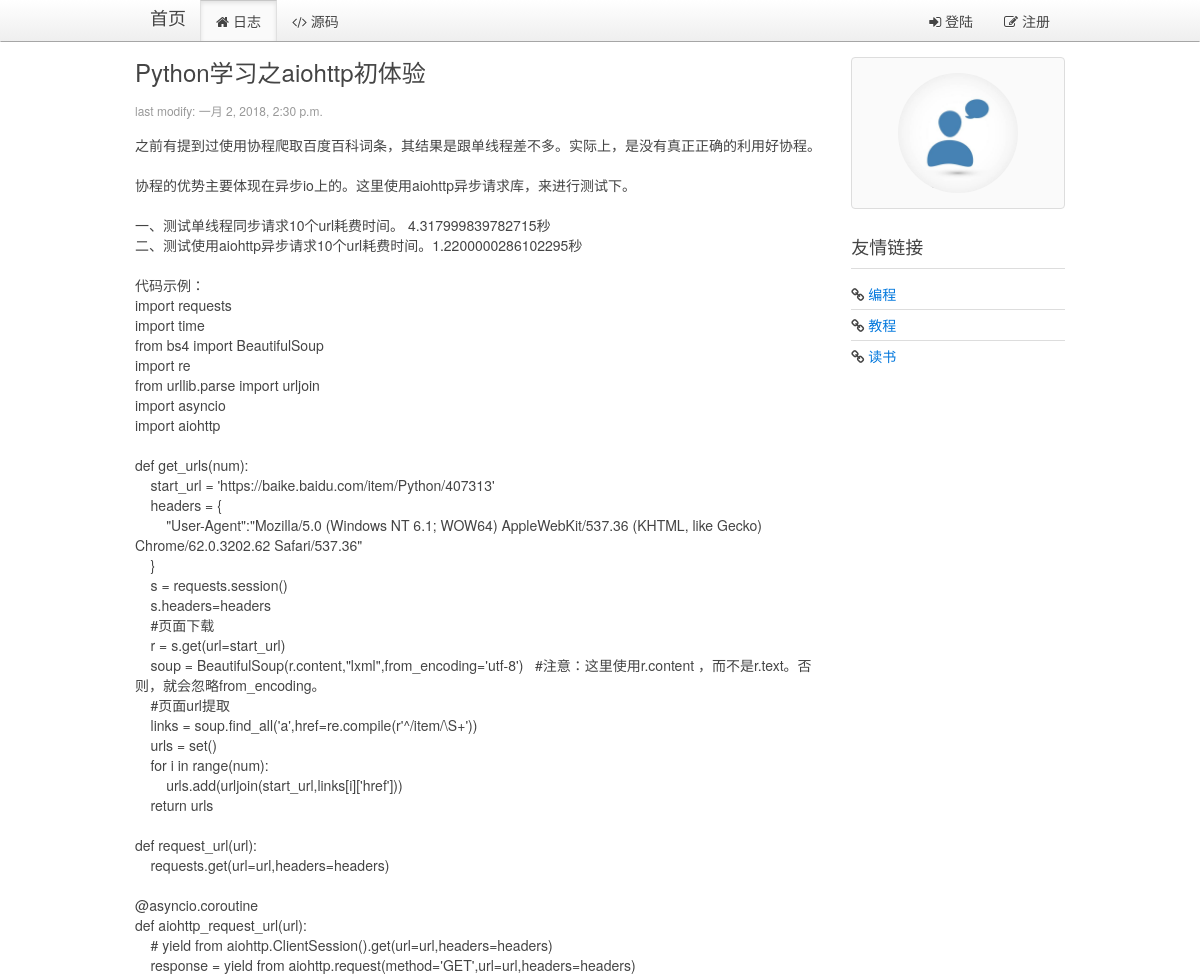
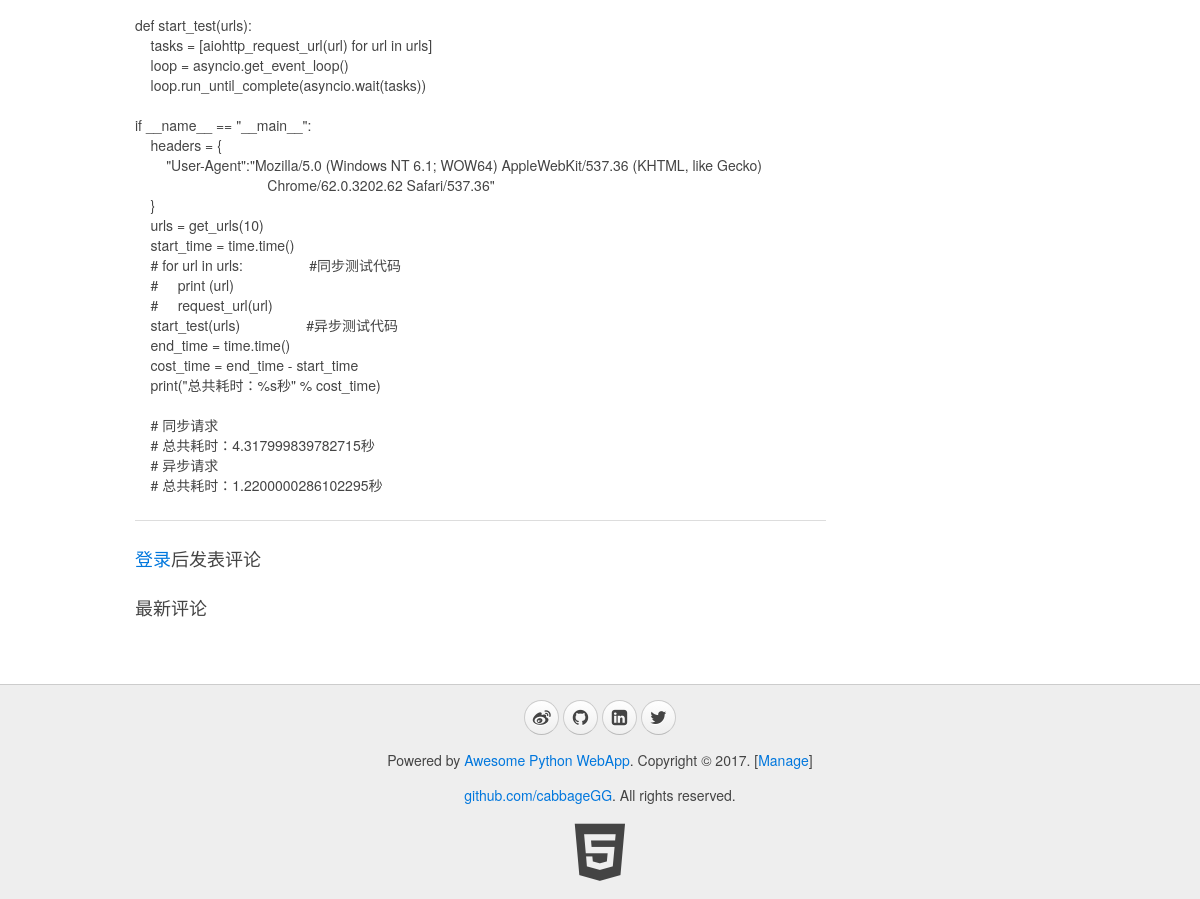
The page /blog/page/67/ on the database its author committed (2 pictures, top to bottom).
### blog/models.py (models this page shows, shortened)
class Blog(models.Model):
    title = models.CharField(max_length=32, default="Title")
    content = models.TextField(null=True)
    summary = models.TextField(null=True)
    create_time = models.DateTimeField(null=True)

### blog/views.py (the view)
# urls.py: url(r'^page/(?P<blog_id>\d+)/$', views.show_blog, name="show_blog"),
def show_blog(request, blog_id):
    userinfo = ""
    account = request.COOKIES.get("account","")
    if account:
        userinfo = models.User.objects.filter(account=account)
        if userinfo:
            userinfo = userinfo[0]
    blog = models.Blog.objects.get(id=blog_id)
    comments = models.Comments.objects.filter(blog_id=blog_id, comment_id=0)
    return render(request, "blog/blog.html", {"blog": blog, "comments":comments, "userinfo":userinfo})

### blog/templatetags/myfilter.py (called while the page is built)
@register.filter
def replaceTags(content):  #这里应该需要继续研究下，有时候需要空格，而不是&nbsp;
    content = content.replace("  ", "&nbsp;&nbsp;")  # 预处理空格
    content = content.replace("\n", "<br/>")  # 预处理换行
    return content

### blog/templates/blog/blog.html (shortened to what this page needs)
{% extends '__base__.html' %}
{% load myfilter %}
{% block content %}
    <div class="uk-width-medium-3-4">
        <article class="uk-article">
            <h2>{{ blog.title }}</h2>
            <p class="uk-article-meta">last modify: {{ blog.create_time }}</p>
            <p>{% autoescape off %}{{ blog.content | replaceTags }}{% endautoescape %}</p>
        </article>
        <hr class="uk-article-divider">
    {% if userinfo %}
        <h3>发表评论</h3>
        <article class="uk-comment">
            <header class="uk-comment-header">
                <img class="uk-comment-avatar uk-border-circle" width="50" height="50" src="{% if userinfo.image %}{{ userinfo.image.url }} {% else %} /media/img/default.jpg {% endif %}">
                <h4 class="uk-comment-title">{{ userinfo.name | default:'游客' }}</h4>
            </header>
            <div class="uk-comment-body">
                <form id="form-comment" class="uk-form" action="javascript:void(0)" method="post">
                    {% csrf_token %}
                    <input id="yj-c-blogid" type="hidden" name="blog_id" value="{{ blog.id }}">
                    <input id="yj-c-commentid" type="hidden" name="comment_id" value="{{ comment.id | default:'0' }}">
                    <input id="yj-c-username" type="hidden" name="user_name" value="{{ userinfo.name | default:'游客' }}">
                    <input id="yj-c-userimage" type="hidden" name="user_img" value="{{ userinfo.image | default:"img/default.jpg" }}">
                    <div class="uk-alert uk-alert-danger uk-hidden"></div>
                    <div id="yj-c-content-div" class="uk-form-row">
                        <textarea id="yj-c-content" name="content" rows="6" placeholder="说点什么吧" style="width:100%;resize:none;"></textarea>
                    </div>
                    <div class="uk-form-row">
                        <input type="submit" class="uk-button uk-button-primary" value="发表评论">
                    </div>
                    <p id="comment-msg">
                    </p>
                </form>
            </div>
        </article>
        <hr class="uk-article-divider">
    {% else %}
        <h3><a href="{% url 'blog:signin' %}">登录</a>后发表评论</h3>
    {% endif %}
        <h3>最新评论</h3>
    </div>
    <div class="uk-width-medium-1-4">
        <div class="uk-panel uk-panel-box">
            <div class="uk-text-center">
                <img class="uk-border-circle" width="120" height="120" src="{% if userinfo.image %}{{ userinfo.image.url }} {% else %} /media/img/default.jpg {% endif %}">
            </div>
        </div>
        <div class="uk-panel uk-panel-header">
            <h3 class="uk-panel-title">友情链接</h3>
            <ul class="uk-list uk-list-line">
                <li><i class="uk-icon-link"></i> <a target="_blank" href="https://github.com/cabbageGG">编程</a></li>
                <li><i class="uk-icon-link"></i> <a target="_blank" href="https://www.liaoxuefeng.com/">教程</a></li>
                <li><i class="uk-icon-link"></i> <a target="_blank" href="http://blog.jobbole.com/all-posts/">读书</a></li>
            </ul>
        </div>
    </div>
{% endblock %}

### rows shown on the page
Blog: title "Python学习之aiohttp初体验", create_time "一月 2, 2018, 2:30 p.m.", content "之前有提到过使用协程爬取百度百科词条，其结果是跟单线程差不多。实际上，是没有真正正确的利用好协程。 协程的优势主要体现在异步io上的。这里使用aiohttp异步请求库，来进行测试下。 一、测试单线程同步请求10个url耗费时间。 4.317999839782715秒 二、测试使用aiohttp异步请求10个url耗费时间。1.2200000286102295秒 代码示例： import requests import time from bs4 import BeautifulSoup import re from urllib.parse import urljoin import asyncio import aiohttp def get_urls(num): start_url = 'https://baike.baidu.com/item/Python/407313' headers = { \"User-Agent\":\"Mozilla/5.0 (Windows NT 6.1; WOW64) AppleWebKit/537.36 (KHTML, like Gecko) Chrome/62.0.3202.62 Safari/537.36\" } s = requests.session() s.headers=headers #页面下载 r = s.get(url=start_url) soup = BeautifulSoup(r.content,\"lxml\",from_encoding='utf-8') #注意：这里使用r.content…"
